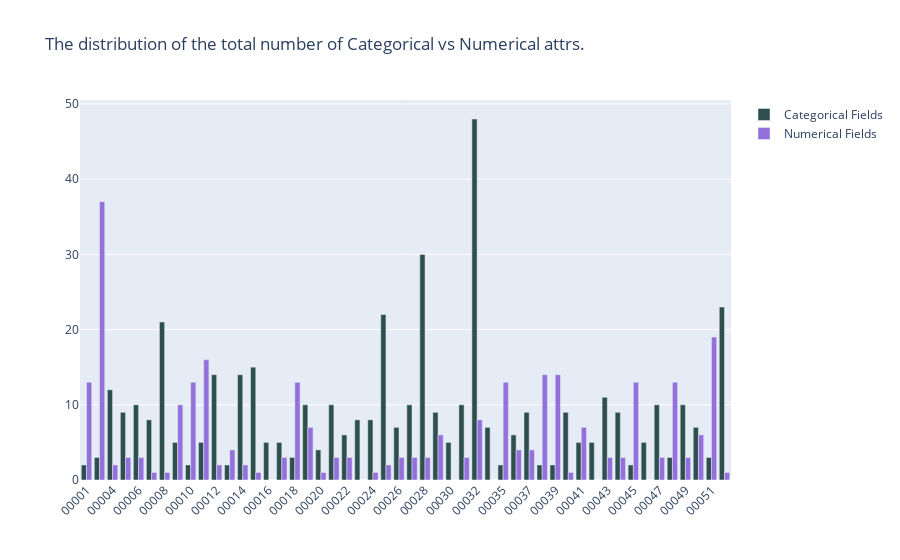

The code cell stored with this chart in its notebook:
### Code cell
fig = go.Figure()
fig.add_trace(go.Bar(
    x=label,
    y=x,
    name='Categorical Fields',
    marker_color='DarkSlateGrey'
))
fig.add_trace(go.Bar(
    x=label,
    y=y,
    name='Numerical Fields',
    marker_color='MediumPurple'
))

# Here we modify the tickangle of the xaxis, resulting in rotated labels.
fig.update_layout(barmode='group', xaxis_tickangle=-45)
fig.update_layout(title='The distribution of the total number of Categorical vs Numerical attrs.')
fig.show()

### Figure 1 — Plotly figure (JSON) as saved in the notebook; plotly's stock layout.template omitted (floating-point values rounded to 4 significant figures)
{"data": [{"marker": {"color": "DarkSlateGrey"}, "name": "Categorical Fields", "type": "bar", "x": ["00001", "00003", "00004", "00005", "00006", "00007", "00008", "00009", "00010", "00011", "00012", "00013", "00014", "00015", "00016", "00017", "00018", "00019", "00020", "00021", "00022", "00023", "00024", "00025", "00026", "00027", "00028", "00029", "00030", "00031", "00032", "00033", "00035", "00036", "00037", "00038", "00039", "00040", "00041", "00042", "00043", "00044", "00045", "00046", "00047", "00048", "00049", "00050", "00051", "00052"], "y": [2, 3, 12, 9, 10, 8, 21, 5, 2, 5, 14, 2, 14, 15, 5, 5, 3, 10, 4, 10, 6, 8, 8, 22, 7, 10, 30, 9, 5, 10, 48, 7, 2, 6, 9, 2, 2, 9, 5, 5, 11, 9, 2, 5, 10, 3, 10, 7, 3, 23]}, {"marker": {"color": "MediumPurple"}, "name": "Numerical Fields", "type": "bar", "x": ["00001", "00003", "00004", "00005", "00006", "00007", "00008", "00009", "00010", "00011", "00012", "00013", "00014", "00015", "00016", "00017", "00018", "00019", "00020", "00021", "00022", "00023", "00024", "00025", "00026", "00027", "00028", "00029", "00030", "00031", "00032", "00033", "00035", "00036", "00037", "00038", "00039", "00040", "00041", "00042", "00043", "00044", "00045", "00046", "00047", "00048", "00049", "00050", "00051", "00052"], "y": [13, 37, 2, 3, 3, 1, 1, 10, 13, 16, 2, 4, 2, 1, 0, 3, 13, 7, 1, 3, 3, 0, 1, 2, 3, 3, 3, 6, 0, 3, 8, 0, 13, 4, 4, 14, 14, 1, 7, 0, 3, 3, 13, 0, 3, 13, 3, 6, 19, 1]}], "layout": {"barmode": "group", "title": {"text": "The distribution of the total number of Categorical vs Numerical attrs."}, "xaxis": {"tickangle": -45}}}
